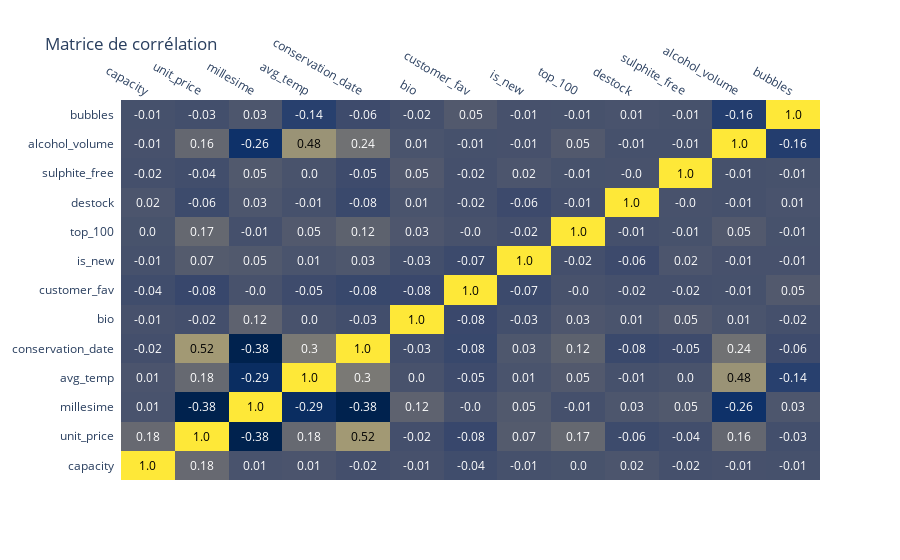

Source (notebook cell):
### Code cell
import plotly.figure_factory as ff
import numpy as np

fig = ff.create_annotated_heatmap(z=np.array(df_2.corr()), x=variables, y=variables,
                                  annotation_text = np.around(np.array(df_2.corr()), decimals=2),
                                  colorscale='Cividis')
fig.update_layout(title_text='Matrice de corrélation')

# Affichage du graphique
fig.show()

### Figure 1 — Plotly figure (JSON) as saved in the notebook; plotly's stock layout.template omitted (floating-point values rounded to 4 significant figures; data arrays with more than 128 entries replaced by an {"elided": "..."} marker saying what was removed)
{"data": [{"colorscale": [[0, "#00224e"], [0.1111, "#123570"], [0.2222, "#3b496c"], [0.3333, "#575d6d"], [0.4444, "#707173"], [0.5556, "#8a8678"], [0.6667, "#a59c74"], [0.7778, "#c3b369"], [0.8889, "#e1cc55"], [1, "#fee838"]], "reversescale": false, "showscale": false, "type": "heatmap", "x": ["capacity", "unit_price", "millesime", "avg_temp", "conservation_date", "bio", "customer_fav", "is_new", "top_100", "destock", "sulphite_free", "alcohol_volume", "bubbles"], "y": ["capacity", "unit_price", "millesime", "avg_temp", "conservation_date", "bio", "customer_fav", "is_new", "top_100", "destock", "sulphite_free", "alcohol_volume", "bubbles"], "z": {"elided": "13x13 float values"}}], "layout": {"annotations": [{"font": {"color": "#000000"}, "showarrow": false, "text": "1.0", "x": "capacity", "xref": "x", "y": "capacity", "yref": "y"}, {"font": {"color": "#FFFFFF"}, "showarrow": false, "text": "0.18", "x": "unit_price", "xref": "x", "y": "capacity", "yref": "y"}, {"font": {"color": "#FFFFFF"}, "showarrow": false, "text": "0.01", "x": "millesime", "xref": "x", "y": "capacity", "yref": "y"}, {"font": {"color": "#FFFFFF"}, "showarrow": false, "text": "0.01", "x": "avg_temp", "xref": "x", "y": "capacity", "yref": "y"}, {"font": {"color": "#FFFFFF"}, "showarrow": false, "text": "-0.02", "x": "conservation_date", "xref": "x", "y": "capacity", "yref": "y"}, {"font": {"color": "#FFFFFF"}, "showarrow": false, "text": "-0.01", "x": "bio", "xref": "x", "y": "capacity", "yref": "y"}, {"font": {"color": "#FFFFFF"}, "showarrow": false, "text": "-0.04", "x": "customer_fav", "xref": "x", "y": "capacity", "yref": "y"}, {"font": {"color": "#FFFFFF"}, "showarrow": false, "text": "-0.01", "x": "is_new", "xref": "x", "y": "capacity", "yref": "y"}, {"font": {"color": "#FFFFFF"}, "showarrow": false, "text": "0.0", "x": "top_100", "xref": "x", "y": "capacity", "yref": "y"}, {"font": {"color": "#FFFFFF"}, "showarrow": false, "text": "0.02", "x": "destock", "xref": "x", "y": "capacity", "yref": "y"}, {"font": {"color": "#FFFFFF"}, "showarrow": false, "text": "-0.02", "x": "sulphite_free", "xref": "x", "y": "capacity", "yref": "y"}, {"font": {"color": "#FFFFFF"}, "showarrow": false, "text": "-0.01", "x": "alcohol_volume", "xref": "x", "y": "capacity", "yref": "y"}, {"font": {"color": "#FFFFFF"}, "showarrow": false, "text": "-0.01", "x": "bubbles", "xref": "x", "y": "capacity", "yref": "y"}, {"font": {"color": "#FFFFFF"}, "showarrow": false, "text": "0.18", "x": "capacity", "xref": "x", "y": "unit_price", "yref": "y"}, {"font": {"color": "#000000"}, "showarrow": false, "text": "1.0", "x": "unit_price", "xref": "x", "y": "unit_price", "yref": "y"}, {"font": {"color": "#FFFFFF"}, "showarrow": false, "text": "-0.38", "x": "millesime", "xref": "x", "y": "unit_price", "yref": "y"}, {"font": {"color": "#FFFFFF"}, "showarrow": false, "text": "0.18", "x": "avg_temp", "xref": "x", "y": "unit_price", "yref": "y"}, {"font": {"color": "#000000"}, "showarrow": false, "text": "0.52", "x": "conservation_date", "xref": "x", "y": "unit_price", "yref": "y"}, {"font": {"color": "#FFFFFF"}, "showarrow": false, "text": "-0.02", "x": "bio", "xref": "x", "y": "unit_price", "yref": "y"}, {"font": {"color": "#FFFFFF"}, "showarrow": false, "text": "-0.08", "x": "customer_fav", "xref": "x", "y": "unit_price", "yref": "y"}, {"font": {"color": "#FFFFFF"}, "showarrow": false, "text": "0.07", "x": "is_new", "xref": "x", "y": "unit_price", "yref": "y"}, {"font": {"color": "#FFFFFF"}, "showarrow": false, "text": "0.17", "x": "top_100", "xref": "x", "y": "unit_price", "yref": "y"}, {"font": {"color": "#FFFFFF"}, "showarrow": false, "text": "-0.06", "x": "destock", "xref": "x", "y": "unit_price", "yref": "y"}, {"font": {"color": "#FFFFFF"}, "showarrow": false, "text": "-0.04", "x": "sulphite_free", "xref": "x", "y": "unit_price", "yref": "y"}, {"font": {"color": "#FFFFFF"}, "showarrow": false, "text": "0.16", "x": "alcohol_volume", "xref": "x", "y": "unit_price", "yref": "y"}, {"font": {"color": "#FFFFFF"}, "showarrow": false, "text": "-0.03", "x": "bubbles", "xref": "x", "y": "unit_price", "yref": "y"}, {"font": {"color": "#FFFFFF"}, "showarrow": false, "text": "0.01", "x": "capacity", "xref": "x", "y": "millesime", "yref": "y"}, {"font": {"color": "#FFFFFF"}, "showarrow": false, "text": "-0.38", "x": "unit_price", "xref": "x", "y": "millesime", "yref": "y"}, {"font": {"color": "#000000"}, "showarrow": false, "text": "1.0", "x": "millesime", "xref": "x", "y": "millesime", "yref": "y"}, {"font": {"color": "#FFFFFF"}, "showarrow": false, "text": "-0.29", "x": "avg_temp", "xref": "x", "y": "millesime", "yref": "y"}, {"font": {"color": "#FFFFFF"}, "showarrow": false, "text": "-0.38", "x": "conservation_date", "xref": "x", "y": "millesime", "yref": "y"}, {"font": {"color": "#FFFFFF"}, "showarrow": false, "text": "0.12", "x": "bio", "xref": "x", "y": "millesime", "yref": "y"}, {"font": {"color": "#FFFFFF"}, "showarrow": false, "text": "-0.0", "x": "customer_fav", "xref": "x", "y": "millesime", "yref": "y"}, {"font": {"color": "#FFFFFF"}, "showarrow": false, "text": "0.05", "x": "is_new", "xref": "x", "y": "millesime", "yref": "y"}, {"font": {"color": "#FFFFFF"}, "showarrow": false, "text": "-0.01", "x": "top_100", "xref": "x", "y": "millesime", "yref": "y"}, {"font": {"color": "#FFFFFF"}, "showarrow": false, "text": "0.03", "x": "destock", "xref": "x", "y": "millesime", "yref": "y"}, {"font": {"color": "#FFFFFF"}, "showarrow": false, "text": "0.05", "x": "sulphite_free", "xref": "x", "y": "millesime", "yref": "y"}, {"font": {"color": "#FFFFFF"}, "showarrow": false, "text": "-0.26", "x": "alcohol_volume", "xref": "x", "y": "millesime", "yref": "y"}, {"font": {"color": "#FFFFFF"}, "showarrow": false, "text": "0.03", "x": "bubbles", "xref": "x", "y": "millesime", "yref": "y"}, {"font": {"color": "#FFFFFF"}, "showarrow": false, "text": "0.01", "x": "capacity", "xref": "x", "y": "avg_temp", "yref": "y"}, {"font": {"color": "#FFFFFF"}, "showarrow": false, "text": "0.18", "x": "unit_price", "xref": "x", "y": "avg_temp", "yref": "y"}, {"font": {"color": "#FFFFFF"}, "showarrow": false, "text": "-0.29", "x": "millesime", "xref": "x", "y": "avg_temp", "yref": "y"}, {"font": {"color": "#000000"}, "showarrow": false, "text": "1.0", "x": "avg_temp", "xref": "x", "y": "avg_temp", "yref": "y"}, {"font": {"color": "#FFFFFF"}, "showarrow": false, "text": "0.3", "x": "conservation_date", "xref": "x", "y": "avg_temp", "yref": "y"}, {"font": {"color": "#FFFFFF"}, "showarrow": false, "text": "0.0", "x": "bio", "xref": "x", "y": "avg_temp", "yref": "y"}, {"font": {"color": "#FFFFFF"}, "showarrow": false, "text": "-0.05", "x": "customer_fav", "xref": "x", "y": "avg_temp", "yref": "y"}, {"font": {"color": "#FFFFFF"}, "showarrow": false, "text": "0.01", "x": "is_new", "xref": "x", "y": "avg_temp", "yref": "y"}, {"font": {"color": "#FFFFFF"}, "showarrow": false, "text": "0.05", "x": "top_100", "xref": "x", "y": "avg_temp", "yref": "y"}, {"font": {"color": "#FFFFFF"}, "showarrow": false, "text": "-0.01", "x": "destock", "xref": "x", "y": "avg_temp", "yref": "y"}, {"font": {"color": "#FFFFFF"}, "showarrow": false, "text": "0.0", "x": "sulphite_free", "xref": "x", "y": "avg_temp", "yref": "y"}, {"font": {"color": "#000000"}, "showarrow": false, "text": "0.48", "x": "alcohol_volume", "xref": "x", "y": "avg_temp", "yref": "y"}, {"font": {"color": "#FFFFFF"}, "showarrow": false, "text": "-0.14", "x": "bubbles", "xref": "x", "y": "avg_temp", "yref": "y"}, {"font": {"color": "#FFFFFF"}, "showarrow": false, "text": "-0.02", "x": "capacity", "xref": "x", "y": "conservation_date", "yref": "y"}, {"font": {"color": "#000000"}, "showarrow": false, "text": "0.52", "x": "unit_price", "xref": "x", "y": "conservation_date", "yref": "y"}, {"font": {"color": "#FFFFFF"}, "showarrow": false, "text": "-0.38", "x": "millesime", "xref": "x", "y": "conservation_date", "yref": "y"}, {"font": {"color": "#FFFFFF"}, "showarrow": false, "text": "0.3", "x": "avg_temp", "xref": "x", "y": "conservation_date", "yref": "y"}, {"font": {"color": "#000000"}, "showarrow": false, "text": "1.0", "x": "conservation_date", "xref": "x", "y": "conservation_date", "yref": "y"}, {"font": {"color": "#FFFFFF"}, "showarrow": false, "text": "-0.03", "x": "bio", "xref": "x", "y": "conservation_date", "yref": "y"}, {"font": {"color": "#FFFFFF"}, "showarrow": false, "text": "-0.08", "x": "customer_fav", "xref": "x", "y": "conservation_date", "yref": "y"}, {"font": {"color": "#FFFFFF"}, "showarrow": false, "text": "0.03", "x": "is_new", "xref": "x", "y": "conservation_date", "yref": "y"}, {"font": {"color": "#FFFFFF"}, "showarrow": false, "text": "0.12", "x": "top_100", "xref": "x", "y": "conservation_date", "yref": "y"}, {"font": {"color": "#FFFFFF"}, "showarrow": false, "text": "-0.08", "x": "destock", "xref": "x", "y": "conservation_date", "yref": "y"}, {"font": {"color": "#FFFFFF"}, "showarrow": false, "text": "-0.05", "x": "sulphite_free", "xref": "x", "y": "conservation_date", "yref": "y"}, {"font": {"color": "#FFFFFF"}, "showarrow": false, "text": "0.24", "x": "alcohol_volume", "xref": "x", "y": "conservation_date", "yref": "y"}, {"font": {"color": "#FFFFFF"}, "showarrow": false, "text": "-0.06", "x": "bubbles", "xref": "x", "y": "conservation_date", "yref": "y"}, {"font": {"color": "#FFFFFF"}, "showarrow": false, "text": "-0.01", "x": "capacity", "xref": "x", "y": "bio", "yref": "y"}, {"font": {"color": "#FFFFFF"}, "showarrow": false, "text": "-0.02", "x": "unit_price", "xref": "x", "y": "bio", "yref": "y"}, {"font": {"color": "#FFFFFF"}, "showarrow": false, "text": "0.12", "x": "millesime", "xref": "x", "y": "bio", "yref": "y"}, {"font": {"color": "#FFFFFF"}, "showarrow": false, "text": "0.0", "x": "avg_temp", "xref": "x", "y": "bio", "yref": "y"}, {"font": {"color": "#FFFFFF"}, "showarrow": false, "text": "-0.03", "x": "conservation_date", "xref": "x", "y": "bio", "yref": "y"}, {"font": {"color": "#000000"}, "showarrow": false, "text": "1.0", "x": "bio", "xref": "x", "y": "bio", "yref": "y"}, {"font": {"color": "#FFFFFF"}, "showarrow": false, "text": "-0.08", "x": "customer_fav", "xref": "x", "y": "bio", "yref": "y"}, {"font": {"color": "#FFFFFF"}, "showarrow": false, "text": "-0.03", "x": "is_new", "xref": "x", "y": "bio", "yref": "y"}, {"font": {"color": "#FFFFFF"}, "showarrow": false, "text": "0.03", "x": "top_100", "xref": "x", "y": "bio", "yref": "y"}, {"font": {"color": "#FFFFFF"}, "showarrow": false, "text": "0.01", "x": "destock", "xref": "x", "y": "bio", "yref": "y"}, {"font": {"color": "#FFFFFF"}, "showarrow": false, "text": "0.05", "x": "sulphite_free", "xref": "x", "y": "bio", "yref": "y"}, {"font": {"color": "#FFFFFF"}, "showarrow": false, "text": "0.01", "x": "alcohol_volume", "xref": "x", "y": "bio", "yref": "y"}, {"font": {"color": "#FFFFFF"}, "showarrow": false, "text": "-0.02", "x": "bubbles", "xref": "x", "y": "bio", "yref": "y"}, {"font": {"color": "#FFFFFF"}, "showarrow": false, "text": "-0.04", "x": "capacity", "xref": "x", "y": "customer_fav", "yref": "y"}, {"font": {"color": "#FFFFFF"}, "showarrow": false, "text": "-0.08", "x": "unit_price", "xref": "x", "y": "customer_fav", "yref": "y"}, {"font": {"color": "#FFFFFF"}, "showarrow": false, "text": "-0.0", "x": "millesime", "xref": "x", "y": "customer_fav", "yref": "y"}, {"font": {"color": "#FFFFFF"}, "showarrow": false, "text": "-0.05", "x": "avg_temp", "xref": "x", "y": "customer_fav", "yref": "y"}, {"font": {"color": "#FFFFFF"}, "showarrow": false, "text": "-0.08", "x": "conservation_date", "xref": "x", "y": "customer_fav", "yref": "y"}, {"font": {"color": "#FFFFFF"}, "showarrow": false, "text": "-0.08", "x": "bio", "xref": "x", "y": "customer_fav", "yref": "y"}, {"font": {"color": "#000000"}, "showarrow": false, "text": "1.0", "x": "customer_fav", "xref": "x", "y": "customer_fav", "yref": "y"}, {"font": {"color": "#FFFFFF"}, "showarrow": false, "text": "-0.07", "x": "is_new", "xref": "x", "y": "customer_fav", "yref": "y"}, {"font": {"color": "#FFFFFF"}, "showarrow": false, "text": "-0.0", "x": "top_100", "xref": "x", "y": "customer_fav", "yref": "y"}, {"font": {"color": "#FFFFFF"}, "showarrow": false, "text": "-0.02", "x": "destock", "xref": "x", "y": "customer_fav", "yref": "y"}, {"font": {"color": "#FFFFFF"}, "showarrow": false, "text": "-0.02", "x": "sulphite_free", "xref": "x", "y": "customer_fav", "yref": "y"}, {"font": {"color": "#FFFFFF"}, "showarrow": false, "text": "-0.01", "x": "alcohol_volume", "xref": "x", "y": "customer_fav", "yref": "y"}, {"font": {"color": "#FFFFFF"}, "showarrow": false, "text": "0.05", "x": "bubbles", "xref": "x", "y": "customer_fav", "yref": "y"}, {"font": {"color": "#FFFFFF"}, "showarrow": false, "text": "-0.01", "x": "capacity", "xref": "x", "y": "is_new", "yref": "y"}, {"font": {"color": "#FFFFFF"}, "showarrow": false, "text": "0.07", "x": "unit_price", "xref": "x", "y": "is_new", "yref": "y"}, {"font": {"color": "#FFFFFF"}, "showarrow": false, "text": "0.05", "x": "millesime", "xref": "x", "y": "is_new", "yref": "y"}, {"font": {"color": "#FFFFFF"}, "showarrow": false, "text": "0.01", "x": "avg_temp", "xref": "x", "y": "is_new", "yref": "y"}, {"font": {"color": "#FFFFFF"}, "showarrow": false, "text": "0.03", "x": "conservation_date", "xref": "x", "y": "is_new", "yref": "y"}, {"font": {"color": "#FFFFFF"}, "showarrow": false, "text": "-0.03", "x": "bio", "xref": "x", "y": "is_new", "yref": "y"}, {"font": {"color": "#FFFFFF"}, "showarrow": false, "text": "-0.07", "x": "customer_fav", "xref": "x", "y": "is_new", "yref": "y"}, {"font": {"color": "#000000"}, "showarrow": false, "text": "1.0", "x": "is_new", "xref": "x", "y": "is_new", "yref": "y"}, {"font": {"color": "#FFFFFF"}, "showarrow": false, "text": "-0.02", "x": "top_100", "xref": "x", "y": "is_new", "yref": "y"}, {"font": {"color": "#FFFFFF"}, "showarrow": false, "text": "-0.06", "x": "destock", "xref": "x", "y": "is_new", "yref": "y"}, {"font": {"color": "#FFFFFF"}, "showarrow": false, "text": "0.02", "x": "sulphite_free", "xref": "x", "y": "is_new", "yref": "y"}, {"font": {"color": "#FFFFFF"}, "showarrow": false, "text": "-0.01", "x": "alcohol_volume", "xref": "x", "y": "is_new", "yref": "y"}, {"font": {"color": "#FFFFFF"}, "showarrow": false, "text": "-0.01", "x": "bubbles", "xref": "x", "y": "is_new", "yref": "y"}, {"font": {"color": "#FFFFFF"}, "showarrow": false, "text": "0.0", "x": "capacity", "xref": "x", "y": "top_100", "yref": "y"}, {"font": {"color": "#FFFFFF"}, "showarrow": false, "text": "0.17", "x": "unit_price", "xref": "x", "y": "top_100", "yref": "y"}, {"font": {"color": "#FFFFFF"}, "showarrow": false, "text": "-0.01", "x": "millesime", "xref": "x", "y": "top_100", "yref": "y"}, {"font": {"color": "#FFFFFF"}, "showarrow": false, "text": "0.05", "x": "avg_temp", "xref": "x", "y": "top_100", "yref": "y"}, {"font": {"color": "#FFFFFF"}, "showarrow": false, "text": "0.12", "x": "conservation_date", "xref": "x", "y": "top_100", "yref": "y"}, {"font": {"color": "#FFFFFF"}, "showarrow": false, "text": "0.03", "x": "bio", "xref": "x", "y": "top_100", "yref": "y"}, {"font": {"color": "#FFFFFF"}, "showarrow": false, "text": "-0.0", "x": "customer_fav", "xref": "x", "y": "top_100", "yref": "y"}, {"font": {"color": "#FFFFFF"}, "showarrow": false, "text": "-0.02", "x": "is_new", "xref": "x", "y": "top_100", "yref": "y"}, {"font": {"color": "#000000"}, "showarrow": false, "text": "1.0", "x": "top_100", "xref": "x", "y": "top_100", "yref": "y"}, {"font": {"color": "#FFFFFF"}, "showarrow": false, "text": "-0.01", "x": "destock", "xref": "x", "y": "top_100", "yref": "y"}, {"font": {"color": "#FFFFFF"}, "showarrow": false, "text": "-0.01", "x": "sulphite_free", "xref": "x", "y": "top_100", "yref": "y"}, {"font": {"color": "#FFFFFF"}, "showarrow": false, "text": "0.05", "x": "alcohol_volume", "xref": "x", "y": "top_100", "yref": "y"}, {"font": {"color": "#FFFFFF"}, "showarrow": false, "text": "-0.01", "x": "bubbles", "xref": "x", "y": "top_100", "yref": "y"}, {"font": {"color": "#FFFFFF"}, "showarrow": false, "text": "0.02", "x": "capacity", "xref": "x", "y": "destock", "yref": "y"}, {"font": {"color": "#FFFFFF"}, "showarrow": false, "text": "-0.06", "x": "unit_price", "xref": "x", "y": "destock", "yref": "y"}, {"font": {"color": "#FFFFFF"}, "showarrow": false, "text": "0.03", "x": "millesime", "xref": "x", "y": "destock", "yref": "y"}, {"font": {"color": "#FFFFFF"}, "showarrow": false, "text": "-0.01", "x": "avg_temp", "xref": "x", "y": "destock", "yref": "y"}, {"font": {"color": "#FFFFFF"}, "showarrow": false, "text": "-0.08", "x": "conservation_date", "xref": "x", "y": "destock", "yref": "y"}, {"font": {"color": "#FFFFFF"}, "showarrow": false, "text": "0.01", "x": "bio", "xref": "x", "y": "destock", "yref": "y"}, {"font": {"color": "#FFFFFF"}, "showarrow": false, "text": "-0.02", "x": "customer_fav", "xref": "x", "y": "destock", "yref": "y"}, {"font": {"color": "#FFFFFF"}, "showarrow": false, "text": "-0.06", "x": "is_new", "xref": "x", "y": "destock", "yref": "y"}, {"font": {"color": "#FFFFFF"}, "showarrow": false, "text": "-0.01", "x": "top_100", "xref": "x", "y": "destock", "yref": "y"}, {"font": {"color": "#000000"}, "showarrow": false, "text": "1.0", "x": "destock", "xref": "x", "y": "destock", "yref": "y"}, {"font": {"color": "#FFFFFF"}, "showarrow": false, "text": "-0.0", "x": "sulphite_free", "xref": "x", "y": "destock", "yref": "y"}, {"font": {"color": "#FFFFFF"}, "showarrow": false, "text": "-0.01", "x": "alcohol_volume", "xref": "x", "y": "destock", "yref": "y"}, {"font": {"color": "#FFFFFF"}, "showarrow": false, "text": "0.01", "x": "bubbles", "xref": "x", "y": "destock", "yref": "y"}, {"font": {"color": "#FFFFFF"}, "showarrow": false, "text": "-0.02", "x": "capacity", "xref": "x", "y": "sulphite_free", "yref": "y"}, {"font": {"color": "#FFFFFF"}, "showarrow": false, "text": "-0.04", "x": "unit_price", "xref": "x", "y": "sulphite_free", "yref": "y"}, {"font": {"color": "#FFFFFF"}, "showarrow": false, "text": "0.05", "x": "millesime", "xref": "x", "y": "sulphite_free", "yref": "y"}, {"font": {"color": "#FFFFFF"}, "showarrow": false, "text": "0.0", "x": "avg_temp", "xref": "x", "y": "sulphite_free", "yref": "y"}, {"font": {"color": "#FFFFFF"}, "showarrow": false, "text": "-0.05", "x": "conservation_date", "xref": "x", "y": "sulphite_free", "yref": "y"}, {"font": {"color": "#FFFFFF"}, "showarrow": false, "text": "0.05", "x": "bio", "xref": "x", "y": "sulphite_free", "yref": "y"}, {"font": {"color": "#FFFFFF"}, "showarrow": false, "text": "-0.02", "x": "customer_fav", "xref": "x", "y": "sulphite_free", "yref": "y"}, {"font": {"color": "#FFFFFF"}, "showarrow": false, "text": "0.02", "x": "is_new", "xref": "x", "y": "sulphite_free", "yref": "y"}, {"font": {"color": "#FFFFFF"}, "showarrow": false, "text": "-0.01", "x": "top_100", "xref": "x", "y": "sulphite_free", "yref": "y"}, {"font": {"color": "#FFFFFF"}, "showarrow": false, "text": "-0.0", "x": "destock", "xref": "x", "y": "sulphite_free", "yref": "y"}, {"font": {"color": "#000000"}, "showarrow": false, "text": "1.0", "x": "sulphite_free", "xref": "x", "y": "sulphite_free", "yref": "y"}, {"font": {"color": "#FFFFFF"}, "showarrow": false, "text": "-0.01", "x": "alcohol_volume", "xref": "x", "y": "sulphite_free", "yref": "y"}, {"font": {"color": "#FFFFFF"}, "showarrow": false, "text": "-0.01", "x": "bubbles", "xref": "x", "y": "sulphite_free", "yref": "y"}, {"font": {"color": "#FFFFFF"}, "showarrow": false, "text": "-0.01", "x": "capacity", "xref": "x", "y": "alcohol_volume", "yref": "y"}, {"font": {"color": "#FFFFFF"}, "showarrow": false, "text": "0.16", "x": "unit_price", "xref": "x", "y": "alcohol_volume", "yref": "y"}, {"font": {"color": "#FFFFFF"}, "showarrow": false, "text": "-0.26", "x": "millesime", "xref": "x", "y": "alcohol_volume", "yref": "y"}, {"font": {"color": "#000000"}, "showarrow": false, "text": "0.48", "x": "avg_temp", "xref": "x", "y": "alcohol_volume", "yref": "y"}, {"font": {"color": "#FFFFFF"}, "showarrow": false, "text": "0.24", "x": "conservation_date", "xref": "x", "y": "alcohol_volume", "yref": "y"}, {"font": {"color": "#FFFFFF"}, "showarrow": false, "text": "0.01", "x": "bio", "xref": "x", "y": "alcohol_volume", "yref": "y"}, {"font": {"color": "#FFFFFF"}, "showarrow": false, "text": "-0.01", "x": "customer_fav", "xref": "x", "y": "alcohol_volume", "yref": "y"}, {"font": {"color": "#FFFFFF"}, "showarrow": false, "text": "-0.01", "x": "is_new", "xref": "x", "y": "alcohol_volume", "yref": "y"}, {"font": {"color": "#FFFFFF"}, "showarrow": false, "text": "0.05", "x": "top_100", "xref": "x", "y": "alcohol_volume", "yref": "y"}, {"font": {"color": "#FFFFFF"}, "showarrow": false, "text": "-0.01", "x": "destock", "xref": "x", "y": "alcohol_volume", "yref": "y"}, {"font": {"color": "#FFFFFF"}, "showarrow": false, "text": "-0.01", "x": "sulphite_free", "xref": "x", "y": "alcohol_volume", "yref": "y"}, {"font": {"color": "#000000"}, "showarrow": false, "text": "1.0", "x": "alcohol_volume", "xref": "x", "y": "alcohol_volume", "yref": "y"}, {"font": {"color": "#FFFFFF"}, "showarrow": false, "text": "-0.16", "x": "bubbles", "xref": "x", "y": "alcohol_volume", "yref": "y"}, {"font": {"color": "#FFFFFF"}, "showarrow": false, "text": "-0.01", "x": "capacity", "xref": "x", "y": "bubbles", "yref": "y"}, {"font": {"color": "#FFFFFF"}, "showarrow": false, "text": "-0.03", "x": "unit_price", "xref": "x", "y": "bubbles", "yref": "y"}, {"font": {"color": "#FFFFFF"}, "showarrow": false, "text": "0.03", "x": "millesime", "xref": "x", "y": "bubbles", "yref": "y"}, {"font": {"color": "#FFFFFF"}, "showarrow": false, "text": "-0.14", "x": "avg_temp", "xref": "x", "y": "bubbles", "yref": "y"}, {"font": {"color": "#FFFFFF"}, "showarrow": false, "text": "-0.06", "x": "conservation_date", "xref": "x", "y": "bubbles", "yref": "y"}, {"font": {"color": "#FFFFFF"}, "showarrow": false, "text": "-0.02", "x": "bio", "xref": "x", "y": "bubbles", "yref": "y"}, {"font": {"color": "#FFFFFF"}, "showarrow": false, "text": "0.05", "x": "customer_fav", "xref": "x", "y": "bubbles", "yref": "y"}, {"font": {"color": "#FFFFFF"}, "showarrow": false, "text": "-0.01", "x": "is_new", "xref": "x", "y": "bubbles", "yref": "y"}, {"font": {"color": "#FFFFFF"}, "showarrow": false, "text": "-0.01", "x": "top_100", "xref": "x", "y": "bubbles", "yref": "y"}, {"font": {"color": "#FFFFFF"}, "showarrow": false, "text": "0.01", "x": "destock", "xref": "x", "y": "bubbles", "yref": "y"}, {"font": {"color": "#FFFFFF"}, "showarrow": false, "text": "-0.01", "x": "sulphite_free", "xref": "x", "y": "bubbles", "yref": "y"}, {"font": {"color": "#FFFFFF"}, "showarrow": false, "text": "-0.16", "x": "alcohol_volume", "xref": "x", "y": "bubbles", "yref": "y"}, {"font": {"color": "#000000"}, "showarrow": false, "text": "1.0", "x": "bubbles", "xref": "x", "y": "bubbles", "yref": "y"}], "title": {"text": "Matrice de corrélation"}, "xaxis": {"dtick": 1, "gridcolor": "rgb(0, 0, 0)", "side": "top", "ticks": ""}, "yaxis": {"dtick": 1, "ticks": "", "ticksuffix": "  "}}}
